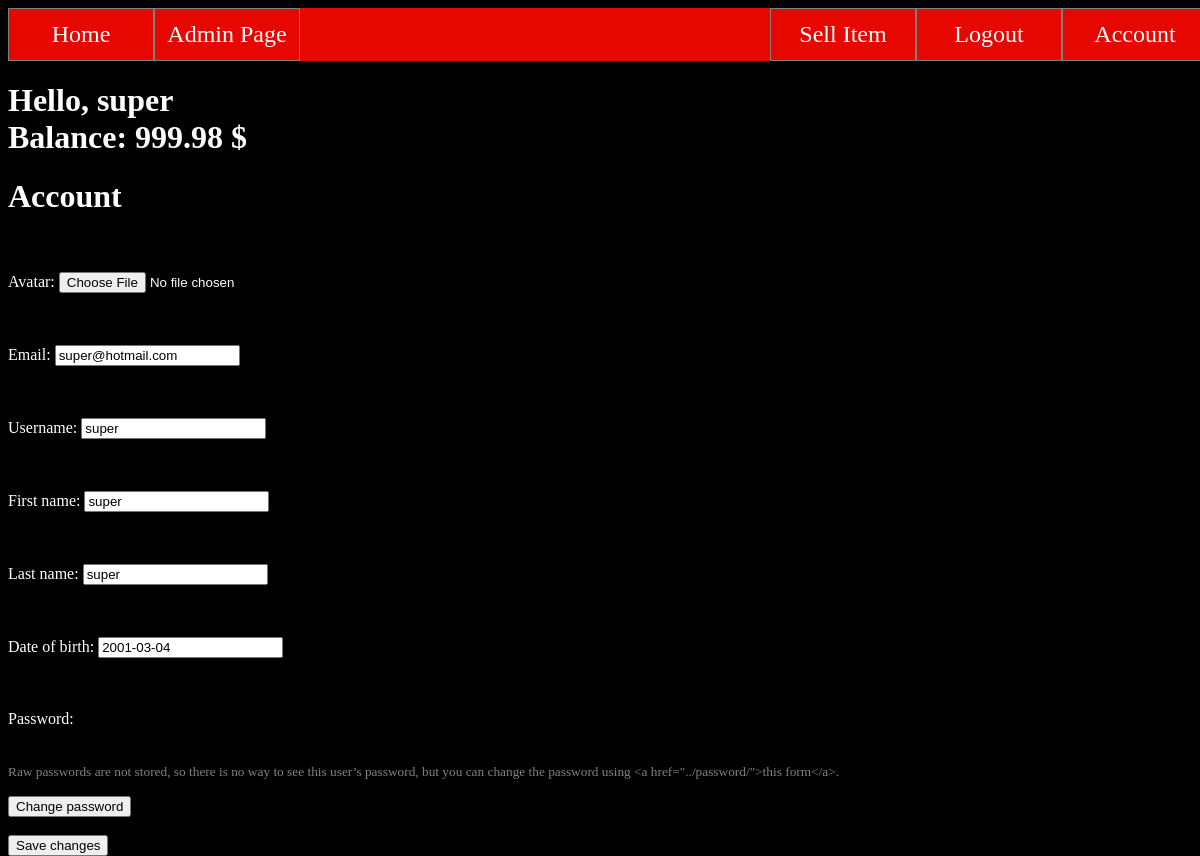
The page /account/ (signed in) on the database as committed earlier.
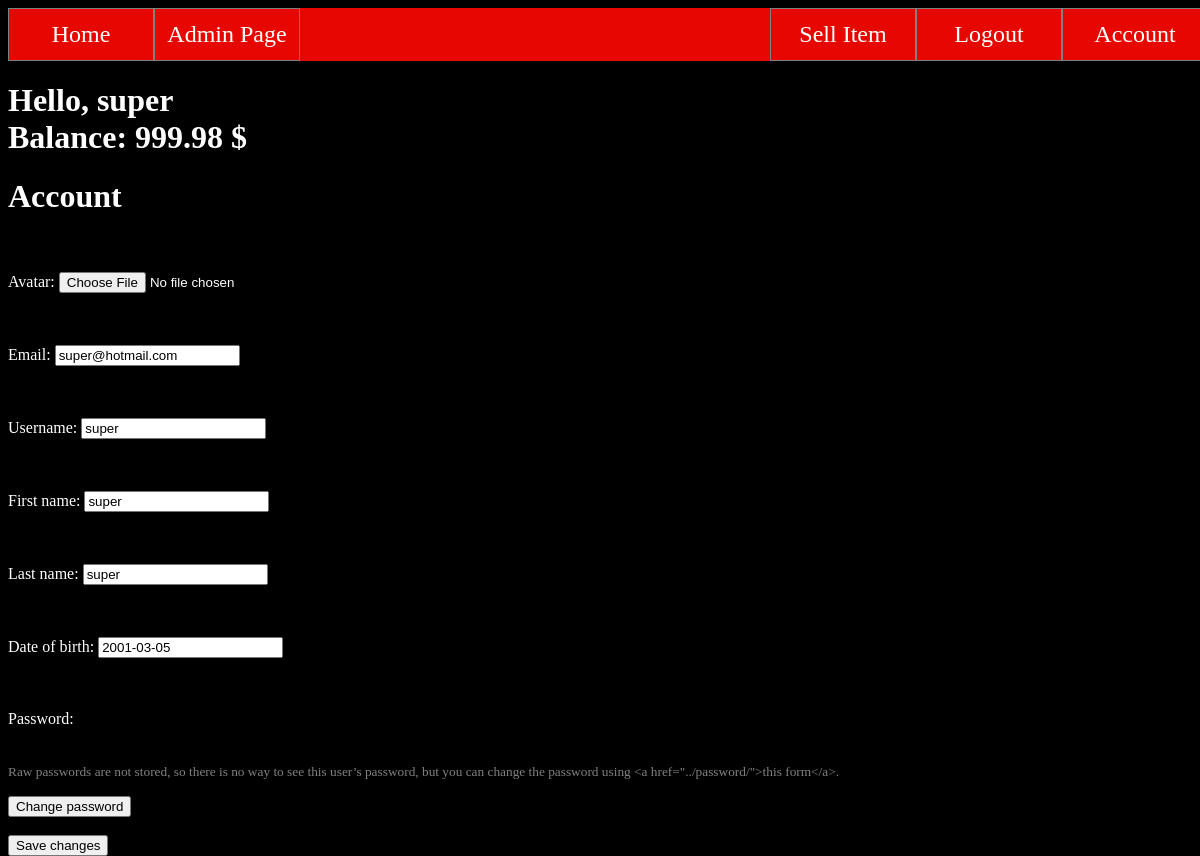
The same page on the database as committed later.
### database/models.py (models this page shows, shortened)
class User(AbstractBaseUser):
    email = models.EmailField(verbose_name='email',max_length=60, unique=True)
    username = models.CharField(max_length=30, unique=True)
    date_joined = models.DateTimeField(verbose_name='date joined', auto_now_add=True)
    last_login = models.DateTimeField(verbose_name='last login', auto_now=True)
    is_admin = models.BooleanField(default=False)
    is_active = models.BooleanField(default=True)
    is_staff = models.BooleanField(default=False)
    is_superuser = models.BooleanField(default=False)
    first_name = models.CharField(max_length=30)
    last_name = models.CharField(max_length=30)
    date_of_birth = models.DateField(max_length=8)
    balance = models.DecimalField(default=1000,max_digits=11, decimal_places=2)
    avatar = models.FileField(null=True,blank=True,upload_to='authentication/static/authentication')
    USERNAME_FIELD = 'email'
    REQUIRED_FIELDS= ['username','first_name','last_name','date_of_birth']
    objects = MyUserManager()

### authentication/views.py (the view)
# urls.py: path('account/',account_view,name='account'),
def account_view(request):
    if not request.user.is_authenticated:
        return redirect("login")
    context = {}
    if(request.method == 'POST'):
        form = AccountEditForm(request.POST,request.FILES,instance=request.user)
        if form.is_valid():
            form.save()
            return redirect('/')
    else:
        form = AccountEditForm(instance = request.user)
        context['account_form'] = form
    return render(request,'authentication/account.html', context)

### authentication/forms.py
class AccountEditForm(UserChangeForm):
    class Meta:
        model = User
        fields = ('avatar','email','username','first_name','last_name','date_of_birth')

### authentication/templates/authentication/account.html (shortened to what this page needs)
{% extends './base.html' %}
{%block content%}
<h1>Account</h1>
<form method="POST" enctype="multipart/form-data">
    {% for field in account_form %}
        <p>
            <br><br>
            {{field.label_tag}}
            {{field}}
            {%if field.help_text %}
                <small style = "color:grey;">{{field.help_text}}</small>
            {% endif %}
        </p>
    {% endfor %}
    <button><a style="color:black;" href="/password/">Change password</a></button>
    <br>
    <br>
    <input type="submit" value="Save changes">
</form>
{% endblock content %}

### authentication/templates/authentication/base.html (shortened to what this page needs)
<!DOCTYPE html>
<html>
	<head>
		{% load static %}
		<link rel="stylesheet" type="text/css" href="{% static 'authentication/style.css' %}">
	</head>
	<body>
		<header>
			<div class="nav">
    			<a class="home" href="/"> Home </a>
    			{% if user.is_authenticated %}
        			<a class="signIn" href="{% url 'account' %}">Account</a>
					 <a class="signIn" href="{% url 'logout' %}"> Logout</a>
					 <a class="signIn" href="{% url 'itemCreate' %}"> Sell Item</a>
            		{% if user.is_admin or user.is_superuser %}
                        <a class="home" href="/admin"> Admin Page </a>
                    {% endif %}
            	{% else %}
                    <a class="signIn" href="{% url 'register' %}">Register</a>
                    <a class="signIn" href="{% url 'login' %}">Login</a>
                {% endif %}
			</div>
			{% if user.is_authenticated %}
    			<h1><a>Hello, {{user.username}} <br> Balance: {{user.balance}} $ </a></h1>
			{% endif %}
		</header>
	{% block content %}
	{% endblock %}
	</body>
</html>

### authentication/static/authentication/style.css (style rules this page uses)
html { width:100%; height:100%; }
body { width:100%; height:100%; background-color: black; }
a { color: white; text-decoration: none; }
p { color:white; }
h1 { color:white; }
.nav { background-color: #e60800; overflow: hidden; text-decoration: none; height: 10%; width: 100%; }
.nav a { border: solid 1px grey; text-align: center; padding: 1%; color: white; font-size: 150%; text-decoration: none; width: 10%; height: 100%; }
.home { border-left: none; float: left; width: 10%; height: 100%; }
.signIn { border-right: none; float: right; width: 10%; height: 100%; }

Rows that differ between the two databases and show on the page:
changed User "super": date_of_birth "2001-03-04" → "2001-03-05"
